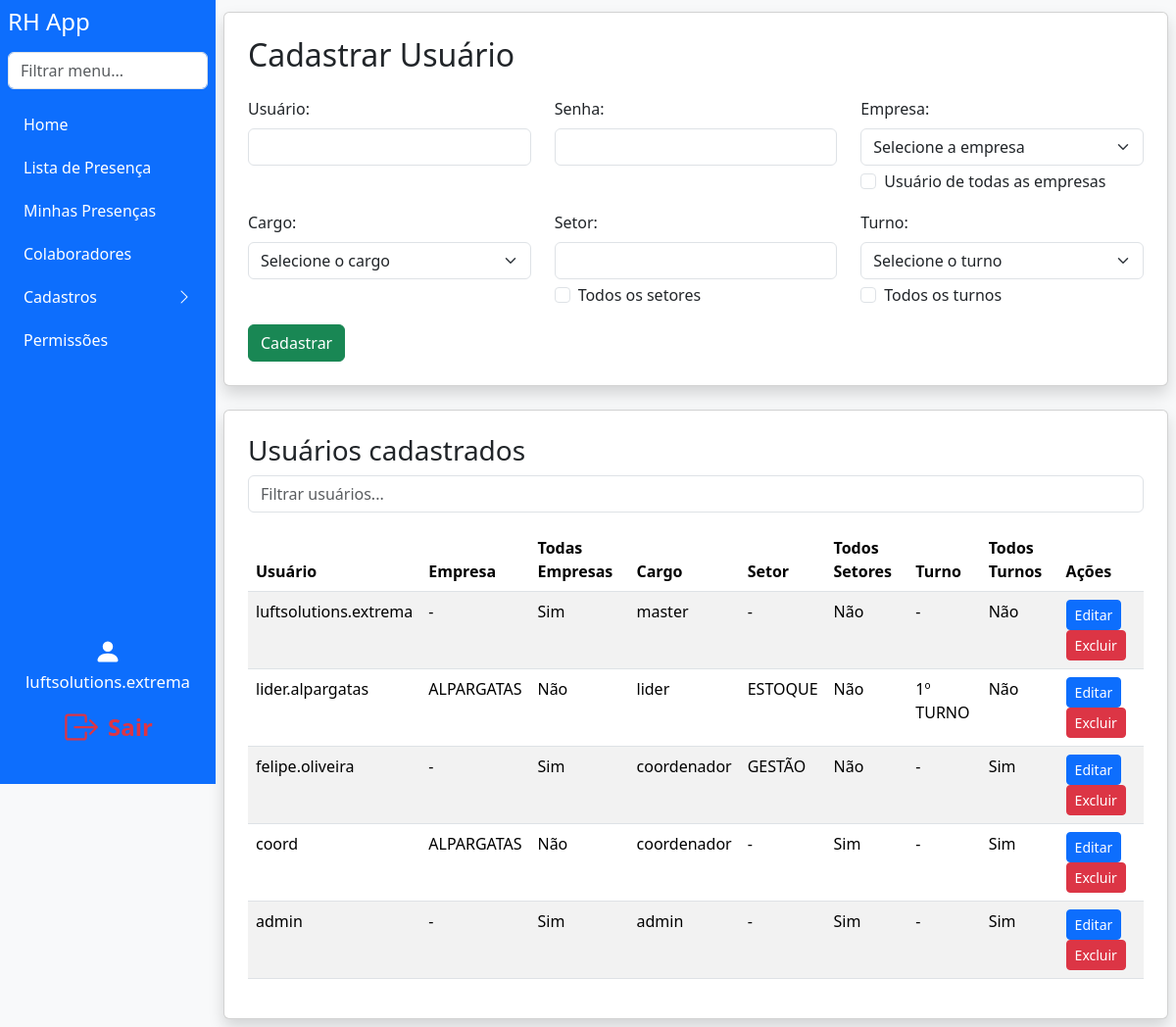
/register_person (signed in), run on an earlier commit of the app's database.
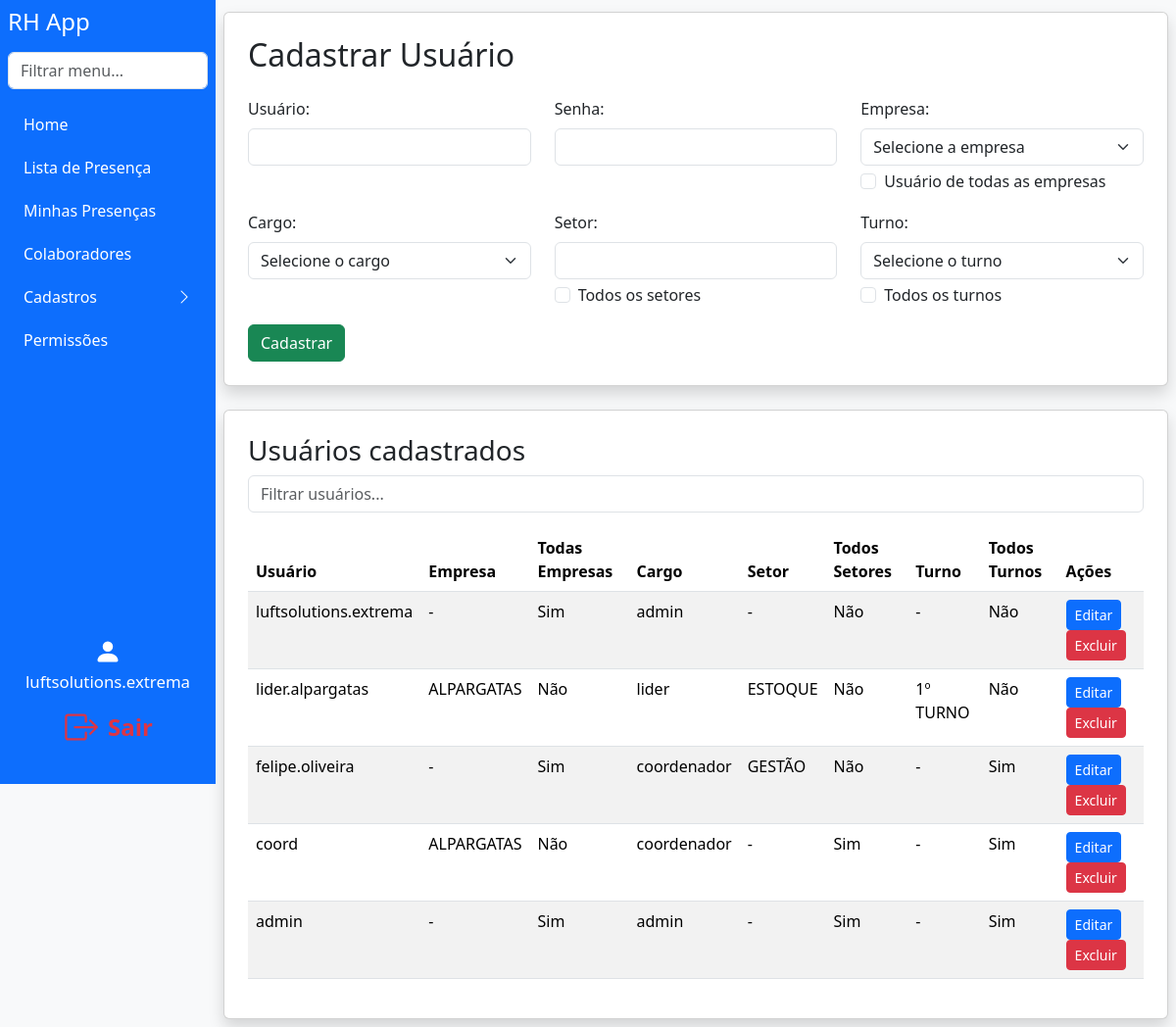
And on a later commit of the database.
### models.py (models this page shows)
class User(db.Model):
    id = db.Column(db.Integer, primary_key=True)
    username = db.Column(db.String(150), unique=True, nullable=False)
    password = db.Column(db.String(150), nullable=False)
    company_id = db.Column(db.Integer, db.ForeignKey('company.id'), nullable=True)
    role = db.Column(db.String(50), nullable=False, default='user')
    all_companies = db.Column(db.Boolean, default=False)
    setor = db.Column(db.String(100), nullable=True)
    turno = db.Column(db.String(50), nullable=True)
    all_setores = db.Column(db.Boolean, default=False)
    all_turnos = db.Column(db.Boolean, default=False)
    setor_id = db.Column(db.Integer, db.ForeignKey('setor.id'))
    setor = db.relationship('Setor')

class Company(db.Model):
    id = db.Column(db.Integer, primary_key=True)
    name = db.Column(db.String(150), unique=True, nullable=False)
    users = db.relationship('User', backref='company', lazy=True)

class Setor(db.Model):
    id = db.Column(db.Integer, primary_key=True)
    nome = db.Column(db.String(100), unique=True, nullable=False)

### app.py (the view, shortened to what this page needs)
@app.route('/register_person', methods=['GET', 'POST'])
def register_person():
    if g.user is None:
        return redirect(url_for('login'))
    if not has_permission(g.user, 'can_access_register_person'):
        flash('Sem acesso. Entre em contato: analiseoperacional.extrema@luftsolutions.com.br')
        return redirect(url_for('index'))
    companies = Company.query.all()
    users = User.query.all()
    return render_template('register_person.html', user=g.user, companies=companies, users=users)

### app.py (called while the page is built)
@app.before_request
def load_logged_in_user():
    user_id = session.get('user_id')
    g.user = None
    if user_id is not None:
        g.user = User.query.get(user_id)

def has_permission(user, perm_field):
    if user.role == 'master' or user.username == MASTER_USER:
        return True
    perm = Permission.query.filter_by(role=user.role).first()
    return getattr(perm, perm_field, False) if perm else False

### templates/register_person.html (shortened to what this page needs)
<!DOCTYPE html>
<html lang="pt-br">
<head>
    <link href="https://cdn.jsdelivr.net/npm/bootstrap@5.3.3/dist/css/bootstrap.min.css" rel="stylesheet">
</head>
<body class="bg-light">
{% extends "navbar.html" %}
{% block content %}
<div class="card shadow p-4 mb-4">
    <h2 class="mb-4">Cadastrar Usuário</h2>
    <form method="POST">
        <div class="row">
            <div class="col-md-4 mb-3">
                <label for="username" class="form-label">Usuário:</label>
                <input type="text" id="username" name="username" class="form-control" required>
            </div>
            <div class="col-md-4 mb-3">
                <label for="password" class="form-label">Senha:</label>
                <input type="password" id="password" name="password" class="form-control" required>
            </div>
            <div class="col-md-4 mb-3">
                <label for="company" class="form-label">Empresa:</label>
                <select id="company" name="company" class="form-select">
                    <option value="">Selecione a empresa</option>
                </select>
                <div class="form-check mt-1">
                    <input class="form-check-input" type="checkbox" value="1" id="all_companies" name="all_companies">
                    <label class="form-check-label" for="all_companies">
                        Usuário de todas as empresas
                    </label>
                </div>
            </div>
            <div class="col-md-4 mb-3">
                <label for="role" class="form-label">Cargo:</label>
                <select id="role" name="role" class="form-select" required>
                    <option value="">Selecione o cargo</option>
                </select>
            </div>
            <div class="col-md-4 mb-3">
                <label for="setor" class="form-label">Setor:</label>
                <input type="text" id="setor" name="setor" class="form-control">
                <div class="form-check mt-1">
                    <input class="form-check-input" type="checkbox" value="1" id="all_setores" name="all_setores">
                    <label class="form-check-label" for="all_setores">
                        Todos os setores
                    </label>
                </div>
            </div>
            <div class="col-md-4 mb-3">
                <label for="turno" class="form-label">Turno:</label>
                <select id="turno" name="turno" class="form-select">
                    <option value="">Selecione o turno</option>
                </select>
                <div class="form-check mt-1">
                    <input class="form-check-input" type="checkbox" value="1" id="all_turnos" name="all_turnos">
                    <label class="form-check-label" for="all_turnos">
                        Todos os turnos
                    </label>
                </div>
            </div>
        </div>
        <button type="submit" class="btn btn-success">Cadastrar</button>
    </form>
</div>
<div class="card shadow p-4">
    <h3>Usuários cadastrados</h3>
    <div class="mb-3">
        <input type="text" class="form-control" id="filtroUsuario" placeholder="Filtrar usuários...">
    </div>
    <table class="table table-striped" id="tabelaUsuarios">
        <thead>
            <tr>
                <th>Usuário</th>
                <th>Empresa</th>
                <th>Todas Empresas</th>
                <th>Cargo</th>
                <th>Setor</th>
                <th>Todos Setores</th>
                <th>Turno</th>
                <th>Todos Turnos</th>
                <th>Ações</th>
            </tr>
        </thead>
        <tbody>
            {% for u in users %}
            <tr>
                <td>{{ u.username }}</td>
                <td>{{ u.company.name if u.company else '-' }}</td>
                <td>{{ 'Sim' if u.all_companies else 'Não' }}</td>
                <td>{{ u.role }}</td>
                <td>{{ u.setor.nome if u.setor else '-' }}</td>
                <td>{{ 'Sim' if u.all_setores else 'Não' }}</td>
                <td>{{ u.turno or '-' }}</td>
                <td>{{ 'Sim' if u.all_turnos else 'Não' }}</td>
                <td>
                    <a href="{{ url_for('edit_user', user_id=u.id) }}" class="btn btn-sm btn-primary">Editar</a>
                    <a href="{{ url_for('delete_user', user_id=u.id) }}" class="btn btn-sm btn-danger" onclick="return confirm('Tem certeza?')">Excluir</a>
                </td>
            </tr>
            {% endfor %}
        </tbody>
    </table>
</div>
{% endblock %}

### templates/navbar.html (shortened to what this page needs)
<div class="d-flex">
  <nav class="sidebar bg-primary text-white p-2 d-flex flex-column"
       style="width: 220px; min-width: 220px; max-width: 220px; height: 100vh; position: fixed; left: 0; top: 0; bottom: 0; z-index: 1040; overflow-y: auto;">
    <h4 class="mb-3">RH App</h4>
    <input class="form-control mb-3" type="text" id="menuSearch" placeholder="Filtrar menu...">
    <ul class="nav flex-column" id="sidebarMenu">
      {% if user and has_permission(user, 'can_access_index') %}
      <li class="nav-item mb-1">
        <a class="nav-link text-white" href="{{ url_for('index') }}">Home</a>
      </li>
      {% endif %}
      {% if user and has_permission(user, 'can_access_lista_presenca') %}
      <li class="nav-item mb-1">
        <a class="nav-link text-white" href="{{ url_for('lista_presenca') }}">Lista de Presença</a>
      </li>
      <li class="nav-item mb-1">
        <a class="nav-link text-white" href="{{ url_for('minhas_presencas') }}">Minhas Presenças</a>
      </li>
      {% endif %}
      {% if user and has_permission(user, 'can_access_colaboradores') %}
      <li class="nav-item mb-1">
        <a class="nav-link text-white" href="{{ url_for('colaboradores') }}">Colaboradores</a>
      </li>
      {% endif %}
      {% set pode_cadastro = (
        has_permission(user, 'can_access_register_person') or
        has_permission(user, 'can_access_register_company') or
        has_permission(user, 'can_access_register_sector')
      ) %}
      {% if user and pode_cadastro %}
      <li class="nav-item mb-1">
        <a class="nav-link text-white d-flex justify-content-between align-items-center"
           data-bs-toggle="collapse"
           href="#cadastrosCollapse"
           role="button"
           aria-expanded="false"
           aria-controls="cadastrosCollapse"
           id="cadastrosToggle">
          Cadastros
          <span id="cadastrosIcon" class="bi bi-chevron-right"></span>
        </a>
      </li>
      {% endif %}
      {% if user and (user.role == 'admin' or user.role == 'master' or user.username == 'luftsolutions.extrema') %}
      <li class="nav-item mb-1">
        <a class="nav-link text-white" href="{{ url_for('permissions') }}">Permissões</a>
      </li>
      {% endif %}
    </ul>
    <div class="mt-auto d-flex flex-column justify-content-end align-items-center"
         style="height: 180px; width: 100%; padding-bottom: 24px;">
      {% if user %}
        <div class="mb-2 w-100 d-flex align-items-center justify-content-center flex-column">
          <span class="mb-1" style="font-size: 1.1rem;">
            <svg xmlns="http://www.w3.org/2000/svg" width="28" height="28" fill="#fff" class="bi bi-person-fill" viewBox="0 0 16 16" style="vertical-align:middle;">
              <path d="M3 14s-1 0-1-1 1-4 6-4 6 3 6 4-1 1-1 1H3zm5-6a3 3 0 1 0 0-6 3 3 0 0 0 0 6z"/>
            </svg>
          </span>
          <span style="font-size: 1.05rem;">{{ user.username }}</span>
        </div>
        <a href="{{ url_for('logout') }}" title="Sair"
           class="btn btn-lg w-100 d-flex align-items-center justify-content-center"
           style="background: none; border: none; color: #dc3545; font-size: 1.5rem;">
          <span style="color:#dc3545; font-weight:600;">Sair</span>
        </a>
      {% endif %}
    </div>
  </nav>
  <div class="flex-grow-1" style="min-height: 100vh; padding: 12px 8px 8px 8px; margin-left: 220px;">
    {% block content %}{% endblock %}
  </div>
</div>
<link rel="stylesheet" href="https://cdn.jsdelivr.net/npm/bootstrap-icons@1.11.3/font/bootstrap-icons.min.css">

What changed in the data, as far as the page shows it:
changed User "luftsolutions.extrema": role "master" → "admin"
